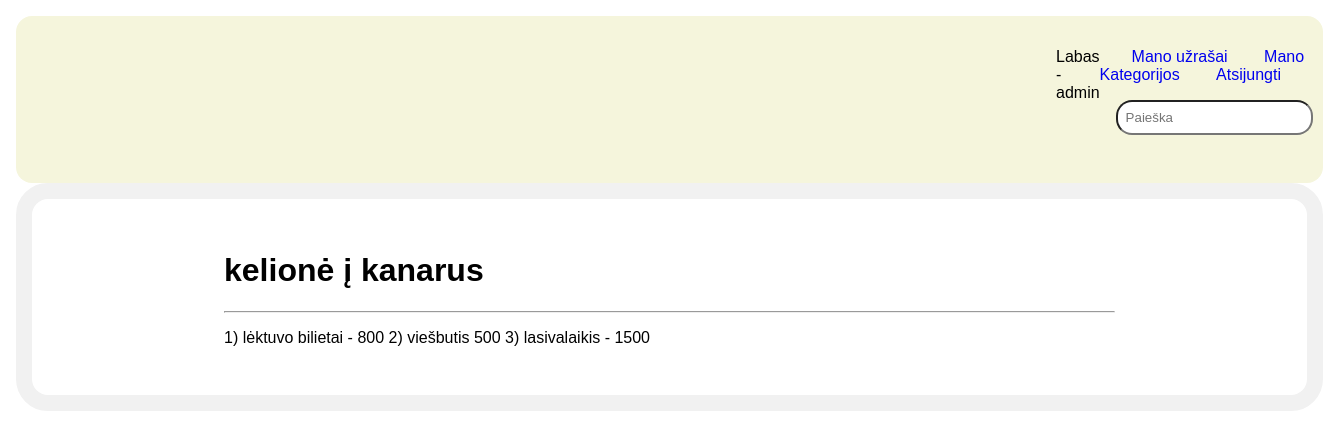
The page /note/mynote/6 (signed in) on the database its author committed.
### note/models.py (models this page shows, shortened)
class Inscription(models.Model):
    title = models.CharField('Pavadinimas', max_length=200)
    text = models.TextField('Aprašymas', max_length=1000, help_text='Užrašo aprašymas')
    category = models.ForeignKey('Category', on_delete=models.SET_NULL, null=True)
    reader = models.ForeignKey(User, on_delete=models.SET_NULL, null=True, blank=True)
    image = models.ImageField('Nuotrauka', upload_to='covers', null=True)
    class Meta:
        verbose_name = 'Užrašas'
        verbose_name_plural = 'Užrašai'

### note/views.py (the view)
# urls.py: path('mynote/<int:pk>', views.NoteByUserDetailView.as_view(), name='mynote'),
class NoteByUserDetailView(LoginRequiredMixin, generic.DetailView):
    model = Inscription
    template_name = 'note/user_note.html'

### note/templates/note/user_note.html (shortened to what this page needs)
{% extends "base.html" %}
{% block content %}
    <div class="form">
        <h1>{{ inscription.title }}</h1>
        <hr/>
            <p>{{ inscription.text }}</p>
{% endblock %}

### notebook/templates/base.html (shortened to what this page needs)
<!DOCTYPE html>
<html lang="en">
<head>
    {% load static %}
    <link rel="stylesheet" href="{% static 'note/style.css' %}">
</head>
<body>
    {% block sidebar %}
            <div class="header">
            {% if user.is_authenticated %}
                <h>Labas - {{ user.get_username }}</h>
            <nav>
                <a href="{% url 'note:mynotes' %}">Mano užrašai</a>
                <a href="{% url 'note:mycategorys' %}">Mano Kategorijos</a>
                <a href="{% url 'logout' %}">Atsijungti</a>
                <form action="{% url 'note:search' %}" method="get" class="form-inline my-2 my-md-0">
                    <input name="query" class="form-control" type="text" placeholder="Paieška">
                </form>
            </nav>
            {% else %}
            <nav>
                <a href="{% url 'note:index' %}">Sveiki</a>
                <a href="{% url 'login'%}?next={% url 'note:index' %}">Prisijungti</a>
                <a href="{% url 'note:register' %}">Registruotis</a>
            </nav>
            {% endif %}
            </div>
    {% endblock %}
    <div>{% block content %}{% endblock %}</div>
</body>
</html>

### note/static/note/style.css (style rules this page uses)
body { margin: 1rem; font-family: 'Ubuntu', sans-serif; }
.header { display: flex; justify-content: space-between; background-color: beige; padding: 2rem 2rem 2rem 65rem; border-radius: 1rem; }
.header nav a { text-decoration: none; margin-left: 2rem; padding: 0; }
form { border: 1rem solid #f1f1f1; padding: 2rem 12rem; border-radius: 2rem; }
form[action='/note/search/'] { border: 0rem; margin: 0.5rem; padding: 0.5rem; border-radius: 1rem; }
.form-control { border-radius: 1rem; padding: 0.5rem; }
.form { border: 1rem solid #f1f1f1; padding: 2rem 12rem; border-radius: 2rem; }

### rows shown on the page
Inscription: title "kelionė į kanarus", text "1) lėktuvo bilietai - 800 2) viešbutis 500 3) lasivalaikis - 1500"

### other values the page prints
{{ user.get_username }} "admin"
